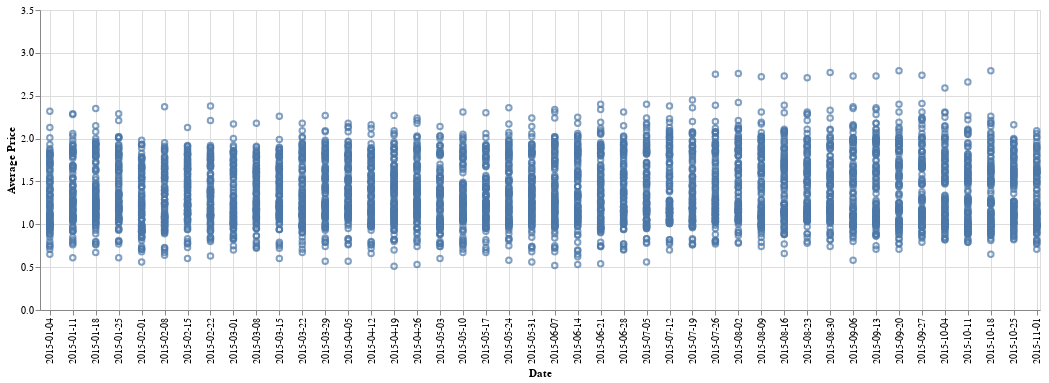

Notebook cell for this chart:
### Code cell
# Task 1.2

# Convert the 'Date' column to datetime
avocado_prices["Date"] = pd.to_datetime(avocado_prices["Date"])

# Define the start and end dates for the X-axis
start_date = "2015-01-01" # This is the exact date as shown in the example
end_date = "2015-11-02" 

# Filter the data to include only rows within the specified date range
filtered_data = avocado_prices[
    (avocado_prices["Date"] >= start_date) & (avocado_prices["Date"] <= end_date)
]

# Create the chart with filtered data
chart = alt.Chart(filtered_data).mark_point().encode(
    x=alt.X("Date:T", title="Date", # Set the X-axis
            scale=alt.Scale(domain=[start_date, end_date]),  # Set the X-axis range
            axis=alt.Axis(format="%Y-%m-%d", labelAngle=-90)),  # Format and rotate labels
    y=alt.Y("average_price:Q", title="Average Price", # Set the Y-axis
            scale=alt.Scale(domain=[0, 3.5]))  # Average price on the Y-axis
).properties(
    width=1000  # Stretch the chart horizontally
)

# Display the chart
chart

### Figure 1 — Vega specification as saved in the notebook (floating-point values rounded to 4 significant figures; data arrays with more than 128 entries replaced by an {"elided": "..."} marker saying what was removed)
{"$schema": "https://vega.github.io/schema/vega/v5.json", "data": [{"name": "source_0", "values": {"elided": "4664 records"}, "transform": [{"type": "formula", "expr": "toDate(datum['Date'])", "as": "Date"}]}], "marks": [{"type": "symbol", "name": "marks", "from": {"data": "source_0"}, "encode": {"update": {"fill": {"value": "transparent"}, "x": {"field": "Date", "scale": "x"}, "y": {"field": "average_price", "scale": "y"}, "stroke": {"value": "#4c78a8"}, "opacity": {"value": 0.7}}}, "style": ["point"]}], "scales": [{"name": "x", "type": "time", "domain": {"fields": [{"signal": "{data: datetime(\"2015-01-01\")}"}, {"signal": "{data: datetime(\"2015-11-02\")}"}]}, "range": [0, {"signal": "width"}]}, {"name": "y", "type": "linear", "domain": [0, 3.5], "range": [{"signal": "height"}, 0], "zero": true}], "axes": [{"scale": "x", "minExtent": 0, "grid": true, "tickCount": {"signal": "ceil(width/40)"}, "labels": false, "ticks": false, "zindex": 0, "orient": "bottom", "domain": false, "aria": false, "maxExtent": 0, "gridScale": "y"}, {"scale": "y", "tickCount": {"signal": "ceil(height/40)"}, "ticks": false, "labels": false, "zindex": 0, "maxExtent": 0, "gridScale": "x", "aria": false, "grid": true, "domain": false, "minExtent": 0, "orient": "left"}, {"scale": "x", "orient": "bottom", "format": "%Y-%m-%d", "title": "Date", "labelOverlap": true, "labelAlign": "right", "labelAngle": 270, "labelBaseline": "middle", "tickCount": {"signal": "ceil(width/40)"}, "zindex": 0, "labelFlush": true, "grid": false}, {"scale": "y", "orient": "left", "zindex": 0, "grid": false, "title": "Average Price", "labelOverlap": true, "tickCount": {"signal": "ceil(height/40)"}}], "style": "cell", "width": 1000, "background": "white", "height": 300, "padding": 5}
